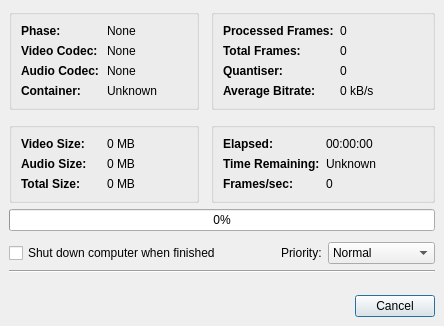
<ui version="4.0" >
 <class>encodingDialog</class>
 <widget class="QDialog" name="encodingDialog" >
  <property name="geometry" >
   <rect>
    <x>0</x>
    <y>0</y>
    <width>444</width>
    <height>326</height>
   </rect>
  </property>
  <property name="windowTitle" >
   <string>Encoding...</string>
  </property>
  <layout class="QVBoxLayout" >
   <property name="spacing" >
    <number>6</number>
   </property>
   <property name="leftMargin" >
    <number>9</number>
   </property>
   <property name="topMargin" >
    <number>9</number>
   </property>
   <property name="rightMargin" >
    <number>9</number>
   </property>
   <property name="bottomMargin" >
    <number>9</number>
   </property>
   <item>
    <layout class="QVBoxLayout" >
     <property name="spacing" >
      <number>6</number>
     </property>
     <property name="leftMargin" >
      <number>0</number>
     </property>
     <property name="topMargin" >
      <number>0</number>
     </property>
     <property name="rightMargin" >
      <number>0</number>
     </property>
     <property name="bottomMargin" >
      <number>0</number>
     </property>
     <item>
      <layout class="QGridLayout" >
       <property name="leftMargin" >
        <number>0</number>
       </property>
       <property name="topMargin" >
        <number>0</number>
       </property>
       <property name="rightMargin" >
        <number>0</number>
       </property>
       <property name="bottomMargin" >
        <number>0</number>
       </property>
       <property name="horizontalSpacing" >
        <number>12</number>
       </property>
       <property name="verticalSpacing" >
        <number>12</number>
       </property>
       <item row="0" column="0" >
        <widget class="QGroupBox" name="groupBox" >
         <property name="sizePolicy" >
          <sizepolicy vsizetype="Preferred" hsizetype="Maximum" >
           <horstretch>1</horstretch>
           <verstretch>0</verstretch>
          </sizepolicy>
         </property>
         <property name="minimumSize" >
          <size>
           <width>190</width>
           <height>0</height>
          </size>
         </property>
         <property name="title" >
          <string/>
         </property>
         <layout class="QGridLayout" >
          <property name="leftMargin" >
           <number>9</number>
          </property>
          <property name="topMargin" >
           <number>9</number>
          </property>
          <property name="rightMargin" >
           <number>9</number>
          </property>
          <property name="bottomMargin" >
           <number>9</number>
          </property>
          <property name="horizontalSpacing" >
           <number>6</number>
          </property>
          <property name="verticalSpacing" >
           <number>6</number>
          </property>
          <item row="0" column="0" >
           <widget class="QLabel" name="label_2" >
            <property name="font" >
             <font>
              <weight>75</weight>
              <bold>true</bold>
             </font>
            </property>
            <property name="text" >
             <string>Phase:</string>
            </property>
           </widget>
          </item>
          <item row="1" column="0" >
           <widget class="QLabel" name="label_4" >
            <property name="font" >
             <font>
              <weight>75</weight>
              <bold>true</bold>
             </font>
            </property>
            <property name="text" >
             <string>Video Codec:</string>
            </property>
           </widget>
          </item>
          <item row="1" column="1" >
           <widget class="QLabel" name="labelVidCodec" >
            <property name="text" >
             <string>None</string>
            </property>
           </widget>
          </item>
          <item row="0" column="1" >
           <widget class="QLabel" name="labelPhasis" >
            <property name="text" >
             <string>None</string>
            </property>
           </widget>
          </item>
          <item row="3" column="1" >
           <widget class="QLabel" name="labelContainer" >
            <property name="text" >
             <string>Unknown</string>
            </property>
           </widget>
          </item>
          <item row="3" column="0" >
           <widget class="QLabel" name="label_8" >
            <property name="font" >
             <font>
              <weight>75</weight>
              <bold>true</bold>
             </font>
            </property>
            <property name="text" >
             <string>Container:</string>
            </property>
           </widget>
          </item>
          <item row="2" column="1" >
           <widget class="QLabel" name="labelAudCodec" >
            <property name="text" >
             <string>None</string>
            </property>
           </widget>
          </item>
          <item row="2" column="0" >
           <widget class="QLabel" name="label_6" >
            <property name="font" >
             <font>
              <weight>75</weight>
              <bold>true</bold>
             </font>
            </property>
            <property name="text" >
             <string>Audio Codec:</string>
            </property>
           </widget>
          </item>
         </layout>
        </widget>
       </item>
       <item row="1" column="1" >
        <widget class="QGroupBox" name="groupBox_4" >
         <property name="sizePolicy" >
          <sizepolicy vsizetype="Preferred" hsizetype="Expanding" >
           <horstretch>0</horstretch>
           <verstretch>0</verstretch>
          </sizepolicy>
         </property>
         <property name="minimumSize" >
          <size>
           <width>210</width>
           <height>0</height>
          </size>
         </property>
         <property name="title" >
          <string/>
         </property>
         <layout class="QGridLayout" >
          <property name="leftMargin" >
           <number>9</number>
          </property>
          <property name="topMargin" >
           <number>9</number>
          </property>
          <property name="rightMargin" >
           <number>9</number>
          </property>
          <property name="bottomMargin" >
           <number>9</number>
          </property>
          <property name="horizontalSpacing" >
           <number>6</number>
          </property>
          <property name="verticalSpacing" >
           <number>6</number>
          </property>
          <item row="2" column="1" >
           <widget class="QLabel" name="labelFps" >
            <property name="text" >
             <string>0</string>
            </property>
           </widget>
          </item>
          <item row="1" column="1" >
           <widget class="QLabel" name="labelETA" >
            <property name="text" >
             <string>Unknown</string>
            </property>
           </widget>
          </item>
          <item row="0" column="1" >
           <widget class="QLabel" name="labelElapsed" >
            <property name="text" >
             <string>00:00:00</string>
            </property>
           </widget>
          </item>
          <item row="0" column="0" >
           <widget class="QLabel" name="label_24" >
            <property name="font" >
             <font>
              <weight>75</weight>
              <bold>true</bold>
             </font>
            </property>
            <property name="text" >
             <string>Elapsed:</string>
            </property>
           </widget>
          </item>
          <item row="1" column="0" >
           <widget class="QLabel" name="label_26" >
            <property name="font" >
             <font>
              <weight>75</weight>
              <bold>true</bold>
             </font>
            </property>
            <property name="text" >
             <string>Time Remaining:</string>
            </property>
           </widget>
          </item>
          <item row="2" column="0" >
           <widget class="QLabel" name="label_28" >
            <property name="font" >
             <font>
              <weight>75</weight>
              <bold>true</bold>
             </font>
            </property>
            <property name="text" >
             <string>Frames/sec:</string>
            </property>
           </widget>
          </item>
         </layout>
        </widget>
       </item>
       <item row="1" column="0" >
        <widget class="QGroupBox" name="groupBox_3" >
         <property name="sizePolicy" >
          <sizepolicy vsizetype="Preferred" hsizetype="Preferred" >
           <horstretch>0</horstretch>
           <verstretch>0</verstretch>
          </sizepolicy>
         </property>
         <property name="minimumSize" >
          <size>
           <width>180</width>
           <height>0</height>
          </size>
         </property>
         <property name="title" >
          <string/>
         </property>
         <layout class="QGridLayout" >
          <property name="leftMargin" >
           <number>9</number>
          </property>
          <property name="topMargin" >
           <number>9</number>
          </property>
          <property name="rightMargin" >
           <number>9</number>
          </property>
          <property name="bottomMargin" >
           <number>9</number>
          </property>
          <property name="horizontalSpacing" >
           <number>6</number>
          </property>
          <property name="verticalSpacing" >
           <number>6</number>
          </property>
          <item row="2" column="1" >
           <widget class="QLabel" name="labelTotalSize" >
            <property name="text" >
             <string>0 MB</string>
            </property>
           </widget>
          </item>
          <item row="2" column="0" >
           <widget class="QLabel" name="label_22" >
            <property name="font" >
             <font>
              <weight>75</weight>
              <bold>true</bold>
             </font>
            </property>
            <property name="text" >
             <string>Total Size:</string>
            </property>
           </widget>
          </item>
          <item row="1" column="1" >
           <widget class="QLabel" name="labelAudioSize" >
            <property name="text" >
             <string>0 MB</string>
            </property>
           </widget>
          </item>
          <item row="1" column="0" >
           <widget class="QLabel" name="label_20" >
            <property name="font" >
             <font>
              <weight>75</weight>
              <bold>true</bold>
             </font>
            </property>
            <property name="text" >
             <string>Audio Size:</string>
            </property>
           </widget>
          </item>
          <item row="0" column="1" >
           <widget class="QLabel" name="labelVideoSize" >
            <property name="text" >
             <string>0 MB</string>
            </property>
            <property name="alignment" >
             <set>Qt::AlignLeading|Qt::AlignLeft|Qt::AlignVCenter</set>
            </property>
           </widget>
          </item>
          <item row="0" column="0" >
           <widget class="QLabel" name="label_18" >
            <property name="font" >
             <font>
              <weight>75</weight>
              <bold>true</bold>
             </font>
            </property>
            <property name="text" >
             <string>Video Size:</string>
            </property>
           </widget>
          </item>
         </layout>
        </widget>
       </item>
       <item row="0" column="1" >
        <widget class="QGroupBox" name="groupBox_2" >
         <property name="sizePolicy" >
          <sizepolicy vsizetype="Preferred" hsizetype="Expanding" >
           <horstretch>0</horstretch>
           <verstretch>0</verstretch>
          </sizepolicy>
         </property>
         <property name="minimumSize" >
          <size>
           <width>210</width>
           <height>0</height>
          </size>
         </property>
         <property name="title" >
          <string/>
         </property>
         <layout class="QGridLayout" >
          <property name="leftMargin" >
           <number>9</number>
          </property>
          <property name="topMargin" >
           <number>9</number>
          </property>
          <property name="rightMargin" >
           <number>9</number>
          </property>
          <property name="bottomMargin" >
           <number>9</number>
          </property>
          <property name="horizontalSpacing" >
           <number>6</number>
          </property>
          <property name="verticalSpacing" >
           <number>6</number>
          </property>
          <item row="0" column="0" >
           <widget class="QLabel" name="label_10" >
            <property name="font" >
             <font>
              <weight>75</weight>
              <bold>true</bold>
             </font>
            </property>
            <property name="text" >
             <string>Processed Frames:</string>
            </property>
           </widget>
          </item>
          <item row="1" column="0" >
           <widget class="QLabel" name="label_12" >
            <property name="font" >
             <font>
              <weight>75</weight>
              <bold>true</bold>
             </font>
            </property>
            <property name="text" >
             <string>Total Frames:</string>
            </property>
           </widget>
          </item>
          <item row="0" column="1" >
           <widget class="QLabel" name="labelFrame" >
            <property name="text" >
             <string>0</string>
            </property>
            <property name="alignment" >
             <set>Qt::AlignLeading|Qt::AlignLeft|Qt::AlignVCenter</set>
            </property>
           </widget>
          </item>
          <item row="3" column="1" >
           <widget class="QLabel" name="labelVidBitrate" >
            <property name="text" >
             <string>0 kB/s</string>
            </property>
           </widget>
          </item>
          <item row="3" column="0" >
           <widget class="QLabel" name="label_16" >
            <property name="font" >
             <font>
              <weight>75</weight>
              <bold>true</bold>
             </font>
            </property>
            <property name="text" >
             <string>Average Bitrate:</string>
            </property>
           </widget>
          </item>
          <item row="2" column="1" >
           <widget class="QLabel" name="labelQz" >
            <property name="text" >
             <string>0</string>
            </property>
           </widget>
          </item>
          <item row="2" column="0" >
           <widget class="QLabel" name="label_14" >
            <property name="font" >
             <font>
              <weight>75</weight>
              <bold>true</bold>
             </font>
            </property>
            <property name="text" >
             <string>Quantiser:</string>
            </property>
           </widget>
          </item>
          <item row="1" column="1" >
           <widget class="QLabel" name="labelTotalFrame" >
            <property name="text" >
             <string>0</string>
            </property>
           </widget>
          </item>
         </layout>
        </widget>
       </item>
      </layout>
     </item>
     <item>
      <spacer>
       <property name="orientation" >
        <enum>Qt::Vertical</enum>
       </property>
       <property name="sizeHint" >
        <size>
         <width>20</width>
         <height>6</height>
        </size>
       </property>
      </spacer>
     </item>
     <item>
      <widget class="QProgressBar" name="progressBar" >
       <property name="value" >
        <number>0</number>
       </property>
       <property name="orientation" >
        <enum>Qt::Horizontal</enum>
       </property>
      </widget>
     </item>
     <item>
      <spacer>
       <property name="orientation" >
        <enum>Qt::Vertical</enum>
       </property>
       <property name="sizeHint" >
        <size>
         <width>20</width>
         <height>10</height>
        </size>
       </property>
      </spacer>
     </item>
     <item>
      <layout class="QHBoxLayout" >
       <property name="spacing" >
        <number>6</number>
       </property>
       <property name="leftMargin" >
        <number>0</number>
       </property>
       <property name="topMargin" >
        <number>0</number>
       </property>
       <property name="rightMargin" >
        <number>0</number>
       </property>
       <property name="bottomMargin" >
        <number>0</number>
       </property>
       <item>
        <widget class="QCheckBox" name="checkBoxShutdown" >
         <property name="text" >
          <string>Shut down computer when finished</string>
         </property>
        </widget>
       </item>
       <item>
        <spacer>
         <property name="orientation" >
          <enum>Qt::Horizontal</enum>
         </property>
         <property name="sizeHint" >
          <size>
           <width>40</width>
           <height>20</height>
          </size>
         </property>
        </spacer>
       </item>
       <item>
        <widget class="QLabel" name="label" >
         <property name="text" >
          <string>Priority:</string>
         </property>
        </widget>
       </item>
       <item>
        <widget class="QComboBox" name="comboBoxPriority" >
         <property name="currentIndex" >
          <number>2</number>
         </property>
         <item>
          <property name="text" >
           <string>High</string>
          </property>
         </item>
         <item>
          <property name="text" >
           <string>Above Normal</string>
          </property>
         </item>
         <item>
          <property name="text" >
           <string>Normal</string>
          </property>
         </item>
         <item>
          <property name="text" >
           <string>Below Normal</string>
          </property>
         </item>
         <item>
          <property name="text" >
           <string>Low</string>
          </property>
         </item>
        </widget>
       </item>
      </layout>
     </item>
     <item>
      <layout class="QVBoxLayout" >
       <property name="spacing" >
        <number>6</number>
       </property>
       <property name="leftMargin" >
        <number>0</number>
       </property>
       <property name="topMargin" >
        <number>0</number>
       </property>
       <property name="rightMargin" >
        <number>0</number>
       </property>
       <property name="bottomMargin" >
        <number>0</number>
       </property>
       <item>
        <spacer>
         <property name="orientation" >
          <enum>Qt::Vertical</enum>
         </property>
         <property name="sizeHint" >
          <size>
           <width>20</width>
           <height>2</height>
          </size>
         </property>
        </spacer>
       </item>
       <item>
        <widget class="Line" name="line" >
         <property name="orientation" >
          <enum>Qt::Horizontal</enum>
         </property>
        </widget>
       </item>
       <item>
        <spacer>
         <property name="orientation" >
          <enum>Qt::Vertical</enum>
         </property>
         <property name="sizeHint" >
          <size>
           <width>20</width>
           <height>20</height>
          </size>
         </property>
        </spacer>
       </item>
      </layout>
     </item>
     <item>
      <layout class="QHBoxLayout" >
       <property name="spacing" >
        <number>6</number>
       </property>
       <property name="leftMargin" >
        <number>0</number>
       </property>
       <property name="topMargin" >
        <number>0</number>
       </property>
       <property name="rightMargin" >
        <number>0</number>
       </property>
       <property name="bottomMargin" >
        <number>0</number>
       </property>
       <item>
        <widget class="QDialogButtonBox" name="buttonBox" >
         <property name="orientation" >
          <enum>Qt::Horizontal</enum>
         </property>
         <property name="standardButtons" >
          <set>QDialogButtonBox::Cancel</set>
         </property>
        </widget>
       </item>
      </layout>
     </item>
    </layout>
   </item>
  </layout>
 </widget>
 <tabstops>
  <tabstop>checkBoxShutdown</tabstop>
  <tabstop>comboBoxPriority</tabstop>
 </tabstops>
 <resources/>
 <connections/>
</ui>
